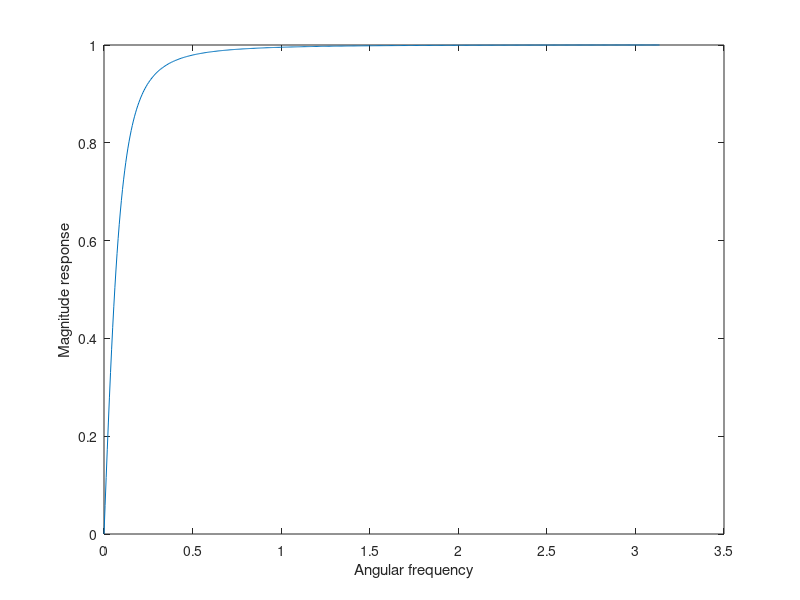

Here is the MATLAB script that generated this plot:
ub_num=[1.9 -1.9];
ub_den=[2 -1.8];
[h_ub, w]=freqz(ub_num, ub_den);

plot(w, abs(h_ub));
xlabel('Angular frequency')
ylabel('Magnitude response')